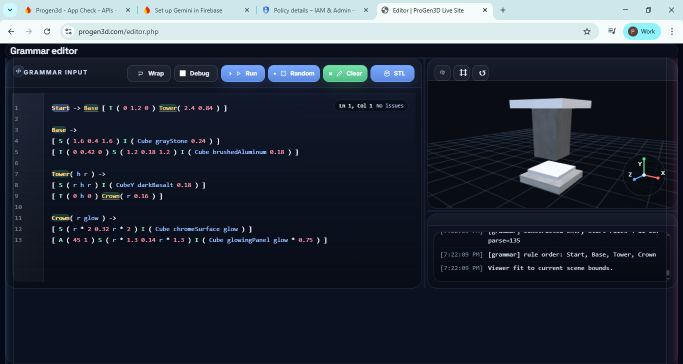
#> input picture screen-2.png, 1366 x 728 px (shown at 1/2 size)
$ python normalize_texture.py ../screen-2.png out.png
#> lines starting #> are read from the running program, lines starting #| are printed output that depends on the picture
#!/usr/bin/env python3
import json
import sys

from PIL import Image, ImageOps


TARGET_SIZE = (512, 512)


def main() -> int:
    if len(sys.argv) != 3:
        print("Usage: normalize_texture.py <input> <output>", file=sys.stderr)
        return 2

    input_path = sys.argv[1]
    output_path = sys.argv[2]

    try:
        with Image.open(input_path) as image:
#> image is the input picture: PIL image 1366x728 RGBA; mean R, G, B, A 42.7, 50.6, 62.7, 255
            image = ImageOps.exif_transpose(image)
            image = image.convert("RGBA")
            image = ImageOps.fit(image, TARGET_SIZE, method=Image.Resampling.LANCZOS, centering=(0.5, 0.5))
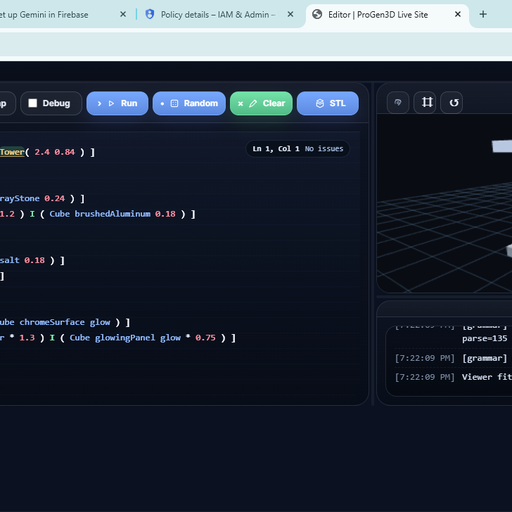
#> image: PIL image 512x512 RGBA; mean R, G, B, A 41.1, 49.7, 62.5, 255
            image.save(output_path, format="PNG", optimize=True)
    except Exception as error:
        print(f"Could not normalize texture: {error}", file=sys.stderr)
        return 1

    print(json.dumps({"width": TARGET_SIZE[0], "height": TARGET_SIZE[1]}), file=sys.stderr)
    return 0


if __name__ == "__main__":
    raise SystemExit(main())
#> (the program exits here)
